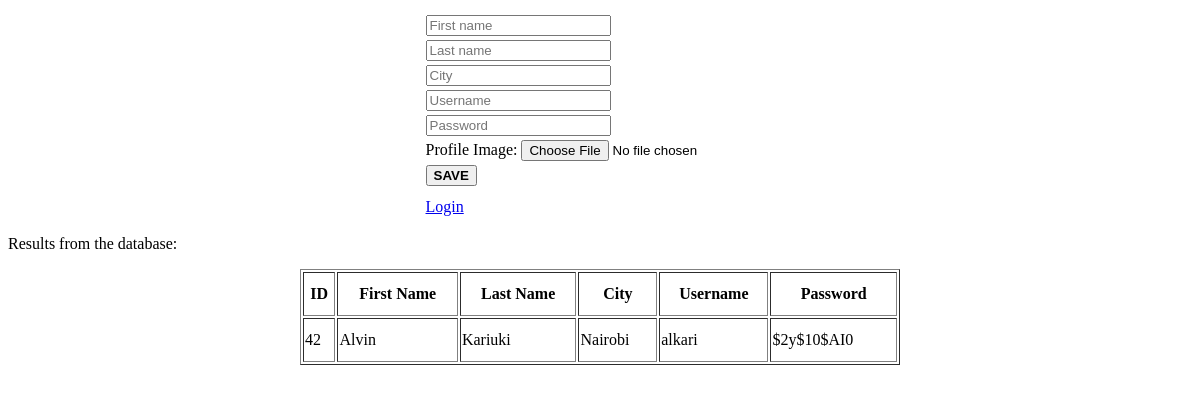
The app's page /lab1.php, older data.
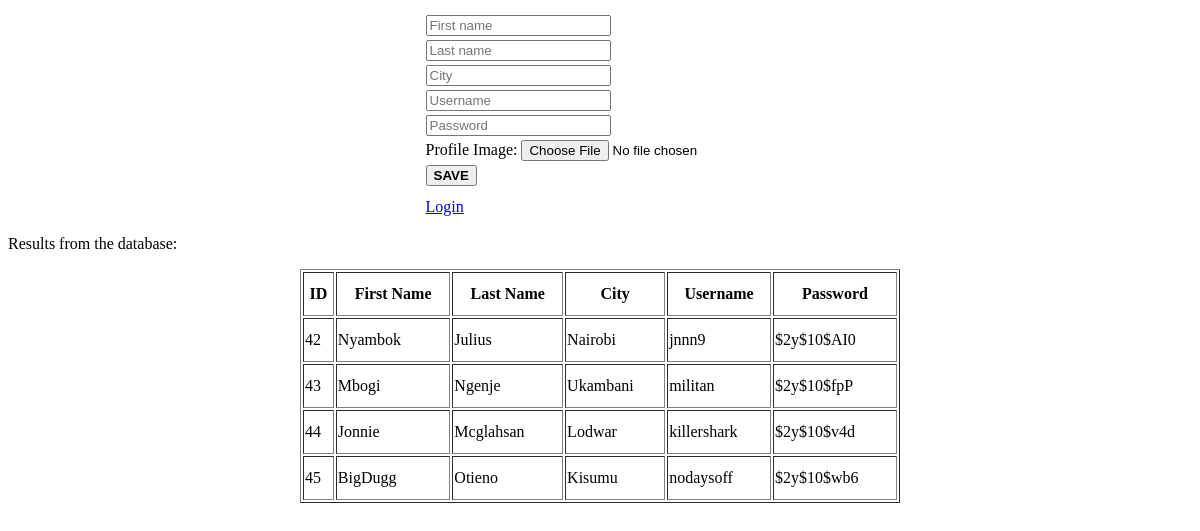
The same page, newer data.
### tables this page shows
CREATE TABLE `users` (
  `id` int(11) NOT NULL,
  `first_name` varchar(32) NOT NULL,
  `last_name` varchar(32) DEFAULT NULL,
  `user_city` varchar(32) DEFAULT NULL,
  `username` varchar(20) DEFAULT NULL,
  `password` text DEFAULT NULL,
  `img_name` varchar(200) NOT NULL,
  `created_time` timestamp(6) NOT NULL DEFAULT current_timestamp(6) ON UPDATE current_timestamp(6),
  `offset` int(11) NOT NULL
);

### DBconnector.php (called while the page is built, shortened)
<?php
   class DBConnector{
    function __construct(){
     $this->conn = mysqli_connect(DB_SERVER, DB_USER, DB_PASS, DB_NAME) or die("Error: ". mysqli_error());
    }
   }
?>

### user.php (the view, shortened to what this page needs)
<?php
 include_once "DBconnector.php";
 class User implements Crud, Authenticator{
      public function readAll()
    {
      $connect = new DBConnector();
      $res_set = mysqli_query($connect->conn,"SELECT * FROM users");
      if(mysqli_num_rows($res_set) > 0)
      {
        echo "<table align='center' border='1px' style='width:600px; line-height:40px;'>";
          echo "<t>";
              echo "<th>"; echo "ID"; echo "</th>";
              echo "<th>"; echo "First Name"; echo "</th>";
              echo "<th>"; echo "Last Name"; echo "</th>";
              echo "<th>"; echo "City"; echo "</th>";
              echo "<th>"; echo "Username"; echo "</th>";
              echo "<th>"; echo "Password"; echo "</th>";
        while($row= mysqli_fetch_assoc($res_set))
        {
          echo "</t>";
            echo "<tr>";
                echo "<td>";
                    echo $row['id'];
                echo "</td>";
                echo "<td>";
                    echo $row['first_name'];
                echo "</td>";
                echo "<td>";
                    echo $row['last_name'];
                echo "</td>";
                echo "<td>";
                    echo $row['user_city'];
                echo "</td>";
                 echo "<td>";
                    echo $row['username'];
                echo "</td>";
                 echo "<td>";
                    echo substr($row['password'], 0,10);
                echo "</td>";
            echo "</tr>";
        }
      echo "</table>";
      }else{
          echo "0 results";
      }
    }
 }
?>

### lab1.php (shortened to what this page needs)
<?php
   include_once "user.php";
   include_once "DBConnector.php";
?>
<html>
   <head>
        <link rel="stylesheet" type="text/css" href="validate.css">
   </head>
   <body>
       <form method="post" name="user_details" id="user_details" onsubmit="return validateForm()" enctype="multipart/form-data" action="<?=$_SERVER['PHP_SELF'] ?>">
          <table align="center">
             <tr>
               <td>
               </td>
               <tr>
               <td><input type="text"  name="first_name" required placeholder="First name"></td>
             </tr>
             <tr>
               <td><input type="text" name="last_name" placeholder="Last name"></td>
             </tr>
             <tr>
                  <td><input type="text" name="city_name" placeholder="City"></td>
             </tr>
            <tr>
                  <td><input type="text" name="username" id="uname" placeholder="Username"></td>
            </tr>
               <tr>
                  <td><input type="password" name="password" placeholder="Password"></td>
            </tr>
            <tr>
                   <td>Profile Image: <input type="file" name="fileToUpload" id="fileToUpload"></td>
            </tr>
             <tr>
                 <td><button type="submit" name="btn-save" id="submit"><strong>SAVE</strong> </button></td>
             </tr>
             <tr>
                 <td> <input type="hidden" name="utc_timestamp" id="utc_timestamp" value=""> </td>
             </tr>
             <tr>
                     <td> <input type="hidden" name="time_zone_offset" id="time_zone_offset" value=""> </td>
             </tr>
             <tr>
                  <td><a href="login.php">Login</a></td>
             </tr>
          </table>
       </form>
       <p>Results from the database:</p>
      <?php
         $user_disp= User::create();
         $user_disp->readAll();
      ?>
   </body>
</html>

Row changes from the older to the newer data that the page shows:
changed users "Nairobi": first_name "Alvin" → "Nyambok"; last_name "Kariuki" → "Julius"; username "alkari" → "jnnn9"
added users: id "43", first_name "Mbogi", last_name "Ngenje", user_city "Ukambani", username "militan", password "$2y$10$fpP"
added users: id "44", first_name "Jonnie", last_name "Mcglahsan", user_city "Lodwar", username "killershark", password "$2y$10$v4d"
added users: id "45", first_name "BigDugg", last_name "Otieno", user_city "Kisumu", username "nodaysoff", password "$2y$10$wb6"
